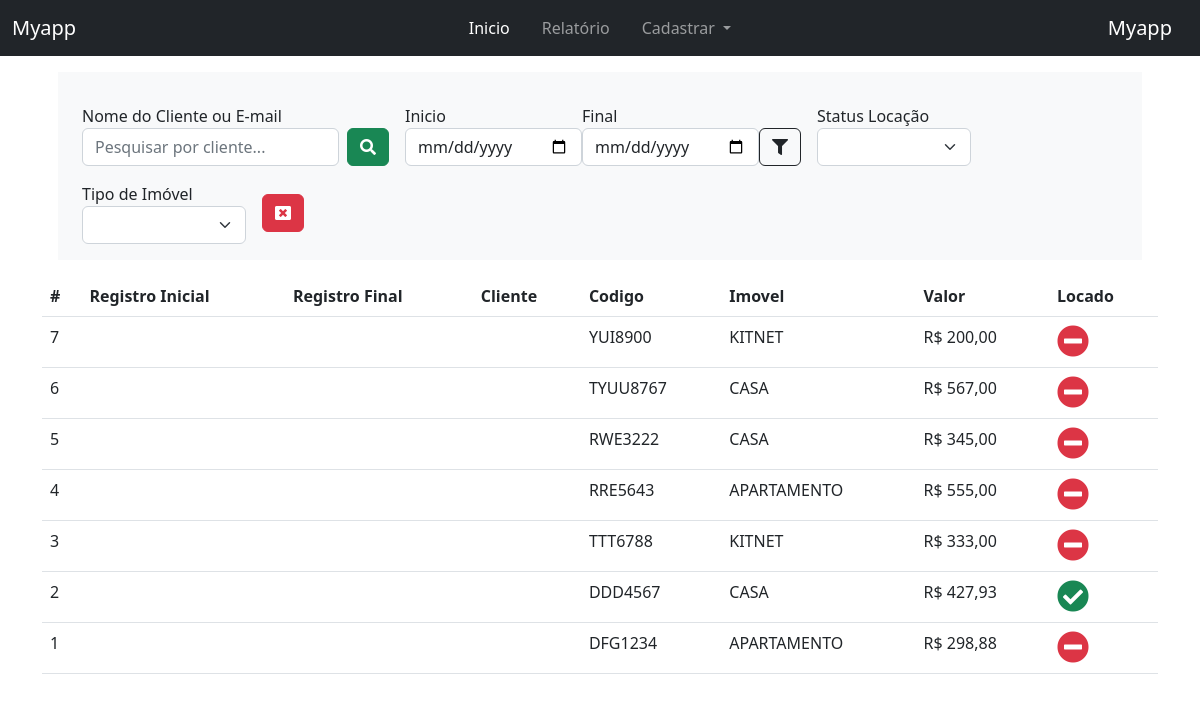
Page /reports/ on the earlier database version.
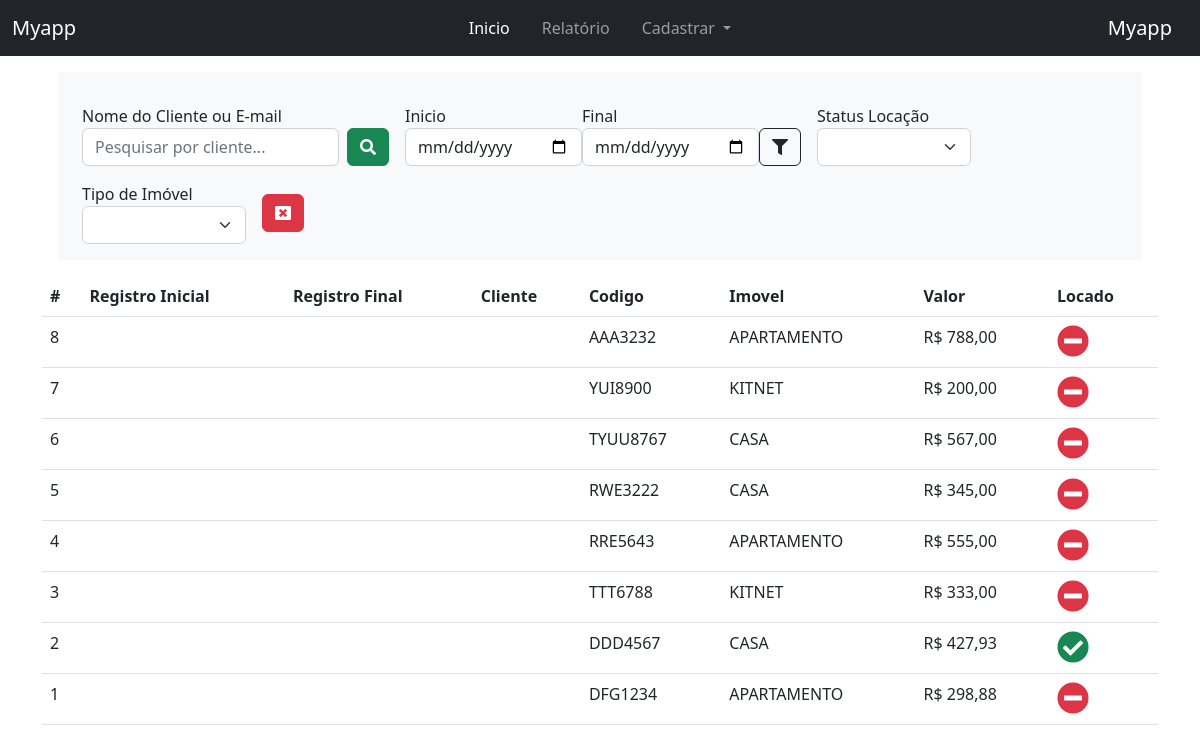
Same page on the later database version.
### myapp/models.py (models this page shows, shortened)
class Immobile(models.Model):
    code = models.CharField(max_length=100)
    type_item = models.CharField(max_length=100, choices=TypeImmobile.choices)
    address = models.TextField()
    price = models.DecimalField(max_digits=10, decimal_places=2)
    is_locate = models.BooleanField(default=False)
    class Meta:
        verbose_name = 'Imóvel'
        verbose_name_plural = 'Imóveis'
        ordering = ['-id']

### myapp/views.py (the view)
# urls.py: path('reports/', views.reports, name='reports'),
def reports(request): # Relatorio
    immobile = Immobile.objects.all()
    get_client = request.GET.get('client')
    get_dt_start = request.GET.get('dt_start')
    get_dt_end = request.GET.get('dt_end')
    type_item = request.GET.get('type_item')
    get_locate = request.GET.get('is_locate')
    if get_client: ## filtra por nome e email do client
        immobile = Immobile.objects.filter(
            Q(reg_location__client__name__icontains=get_client) |
            Q(reg_location__client__email__icontains=get_client)
        )
    if get_dt_start and get_dt_end: ## Por data
        immobile = Immobile.objects.filter(
            reg_location__create_at__range=[get_dt_start, get_dt_end]
        )
    if type_item: ## Tipo de Imóvel
        immobile = Immobile.objects.filter(type_item=type_item)
    if get_locate:
        immobile = Immobile.objects.filter(is_locate=get_locate)
    return render(request, 'reports.html', {'immobiles':immobile})

### myapp/templates/reports.html (shortened to what this page needs)
{% extends 'base.html' %}
{% block content %}
<div class="container">
    <div class="row g-3 align-items-center m-3 bg-light p-3">
        <div class="col-auto">
            <label>Nome do Cliente ou E-mail</label>
            <form class="d-flex" action="{% url 'reports' %}">
                <input name="client" type="search" class="form-control me-2" placeholder="Pesquisar por cliente..." aria-label="Search">
                <button class="btn btn-success" type="submit"><i class="fas fa-search"></i></button>
            </form>
        </div>
        <div class="col-auto">
            <form class="d-flex align-items-end" action="{% url 'reports' %}">
                <div class="">
                    <label for="">Inicio</label>
                    <input name="dt_start" type="date" value="{{request.GET.dt_start}}" class="form-control me-2">
                </div>
                <div class="">
                    <label for="">Final</label>
                    <input name="dt_end" type="date" value="{{request.GET.dt_end}}" class="form-control me-2">
                </div>
                <div class="">
                    <button class="btn btn-outline-dark" type="submit"><i class="fas fa-filter"></i></button>
                </div>
            </form>
        </div>
        <div class="col-auto">
            <form action="{% url 'reports' %}">
                <label>Status Locação</label>
                <select name="is_locate" class="form-select" onchange="this.form.submit()">
                    <option></option>
                    <option value="True" {% if request.GET.is_locate == 'True' %}selected{% endif %}>LOCADO</option>
                </select>
            </form>
        </div>
        <div class="col-auto">
            <form class="" action="{% url 'reports' %}">
            <label>Tipo de Imóvel</label>
                <select name="type_item" class="form-select" onchange="this.form.submit()">
                    <option></option>
                    <option value="APARTAMENTO" {% if request.GET.type_item == 'APARTAMENTO' %}selected{% endif %}>APARTAMENTO</option>
                </select>
            </form>
        </div>
        <div class="col-auto">
            <a class="btn btn-danger" href="{% url 'reports' %}"><i class="fas fa-window-close"></i></a>
        </div>
    </div>
    <table class="table">
        <thead>
            <tr>
                <th scope="col">#</th>
                <th scope="col">Registro Inicial</th>
                <th scope="col">Registro Final</th>
                <th scope="col">Cliente</th>
                <th scope="col">Codigo</th>
                <th scope="col">Imovel</th>
                <th scope="col">Valor</th>
                <th scope="col">Locado</th>
            </tr>
        </thead>
        <tbody>
            {% for immobile in immobiles %}
            <tr>
                <td scope="row">{{immobile.id}}</td>
                <td scope="row">{% for location in immobile.reg_location.all %}{{location.dt_start|date:"d/m/Y"}}{% endfor %}</td>
                <td scope="row">{% for location in immobile.reg_location.all %}{{location.dt_end|date:"d/m/Y"}}{% endfor %}</td>
                <td scope="row">{% for location in immobile.reg_location.all %}{{location.client}}{% endfor %}</td>
                <td scope="row">{{immobile.code}}</td>
                <td scope="row">{{immobile.type_item}}</td>
                <td scope="row">R$ {{immobile.price}}</td>
                <td scope="row">
                    {% if immobile.is_locate == True %}
                    <i class="fas fa-check-circle fa-2x link-success"></i>
                    {% else %}
                    <i class="fas fa-minus-circle fa-2x link-danger"></i>
                    {% endif %}
                </td>
            </tr>
            {% endfor %}
        </tbody>
    </table>
</div>
{% endblock %}

Differences in the rows shown:
added Immobile: id "8", code "AAA3232", type_item "APARTAMENTO", price "788,00", is_locate False (drawn)
